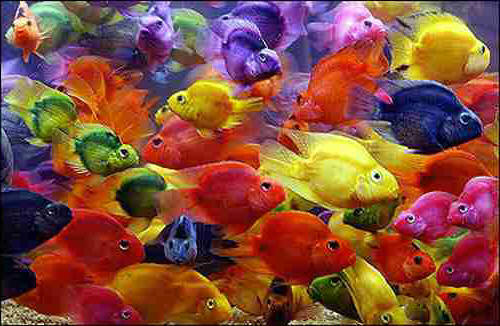
#> input picture fish.jpg, 500 x 326 px
$ python colorQuantizeMain.py   (older library calls are emulated)
#> lines starting #> are read from the running program, lines starting #| are printed output that depends on the picture
### quantizeRGB.py
import numpy as np
import matplotlib.pyplot as plt
from imageio import imread, imwrite
from scipy.cluster.vq import vq,kmeans2

#[outputImg, meanColors] = quantizeRGB(origImg, k)
#return outputImg, meanColors
def  quantizeRGB(origImg,k):
    plt.imshow(origImg)
#    print(img.shape)
    row,col,d=origImg.shape
    num_cluster=k
    dataset=np.double(np.reshape(origImg,(row*col,d)))
    meanColors=np.zeros((k*d))
    #labels=np.zeros()
    meanColors,labels=kmeans2(dataset,num_cluster,iter=500,minit='random')
    outputImg=np.zeros((row,col,d),dtype='uint8')
    labels=np.reshape(labels,(row,col))
    for i in range(0,row):
        for j in range(0,col):
                #outputImg[i,j,d]=centroid[labels[i,j],:]
                outputImg[i,j,0]=meanColors[labels[i,j],0]
                #print(outputImg[i,j,0])
                outputImg[i,j,1]=meanColors[labels[i,j],1]
                outputImg[i,j,2]=meanColors[labels[i,j],2]
    plt.figure()
    return outputImg,meanColors

### quantizeHSV.py
import numpy as np
import matplotlib.pyplot as plt
from imageio import imread, imwrite
from scipy.cluster.vq import vq,kmeans2
from skimage.color import rgb2hsv,hsv2rgb
import matplotlib.colors as matColor
import copy
#[outputImg, meanHues] = quantizeHSV(origImg, k)

def quantizeHSV(origImg,k):

    row,col,d=origImg.shape
    num_cluster=k
    HSVimg=matColor.rgb_to_hsv(origImg)
    dataset=np.reshape(HSVimg,(row*col,d))
    hueImg=np.double(dataset[:,0])
    meanHues, labels = kmeans2(hueImg, k)
    outputImg = HSVimg.copy()
    for i in range(row):
        for j in range(col):
            #print("i=",i,"j=",j)
            distance=np.abs(meanHues-outputImg[i][j][0])
            min=np.argmin(distance)
            outputImg[i,j,0]=meanHues[min]
    meanHues = meanHues.flatten()
    outputImg = matColor.hsv_to_rgb(outputImg)
    return outputImg,meanHues


# [7 lines that do not run on import are left out]

### computeQuantizationError.py

import matplotlib.pyplot as plt
import quantizeRGB
from imageio import imread, imwrite
import numpy as np
import copy
from scipy.cluster.vq import vq,kmeans2
import quantizeHSV

#function [error] = computeQuantizationError(origImg,quantizedImg)
def computeQuantizationError(origImg,quantizedImg):
    row,col,_=origImg.shape
    SSD= 0.0
    for i in range(row):
        for j in range(col):
            flat_ori= origImg[i][j].flatten().astype(np.int)
            flat_quanti= quantizedImg[i][j].flatten().astype(np.int)
            error = np.linalg.norm(flat_ori - flat_quanti)
            SSD=error**2 +SSD
    return SSD.astype(np.int64)

# [10 lines that do not run on import are left out]

### getHueHists.py
import matplotlib.pyplot as plt
import numpy as np
from skimage.color import rgb2hsv
#import quantizeHSV
from imageio import imread, imwrite
from scipy.cluster.vq import kmeans,vq
import copy
#[histEqual, histClustered, HSV] = getHueHists(im, k)
def getHueHist(im,k):
    row,col,d=im.shape
    #get the hsvImg
    hsvImg=np.double(rgb2hsv(im))
    hsvImg=hsvImg.reshape(row*col,3)
    #draw the hist of hsvImg
    flat_hsv=hsvImg[:,0]
    hue_range=(0.0,1.0)
    bins=np.zeros(k+1)
    for i in range(1,k+1):
        bins[i]=(1/k)*i
    [histimg_value,hist_bin] = np.histogram(flat_hsv,bins=bins,range=hue_range)
    #get the hist of quantizeHSV img
    quanti_hist=np.zeros(k) #build an array contain the number of pix in the same cluster
    meanHues,labels=kmeans(flat_hsv,k)
    distance=np.zeros(row*col)#compute the distance, find the closet meanHues
    for i in range(row*col):
        distance=(np.abs(meanHues-flat_hsv[i]))
        minIndex=np.argmin(distance)
        quanti_hist[minIndex]=quanti_hist[minIndex]+1
    return [[histimg_value,hist_bin],quanti_hist]


# [14 lines that do not run on import are left out]

### colorQuantizeMain.py
import numpy as np
import matplotlib.pyplot as plt
from imageio import imread, imwrite
from scipy.cluster.vq import vq,kmeans2
import quantizeHSV
import quantizeRGB
import computeQuantizationError
import getHueHists

if __name__ == "__main__":
    img=imread('fish.jpg')
#> img is the input picture: shape (326, 500, 3); mean R, G, B 132.5, 77.5, 60.6
    k=3
    #the result of (a)
    RGB_quantize_img,meanColor=quantizeRGB.quantizeRGB(img,k)
#> in quantizeRGB, `meanColors,labels=kmeans2(dataset,num_cluster,iter=500,minit='random')`: meanColors = [[182.5, 156.4, 122.8], [154.4, 58.19, 25.52], [58.26, 41.56, 62.09]]
#> in quantizeRGB, `labels=np.reshape(labels,(row,col))`:
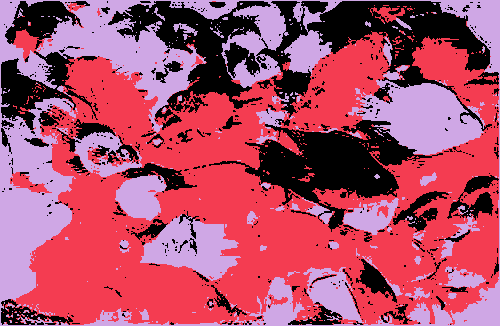
#> labels: shape (326, 500) int32; 3 distinct labels, from 0 to 2; one colour per label, 0 black
#> after the loop in quantizeRGB, `for i in range(0,row):`:
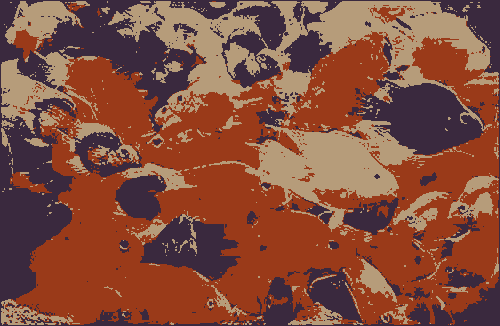
#> outputImg: shape (326, 500, 3); mean of channels 0, 1, 2 132.1, 77.2, 60.1; drawn as R, G, B
#> meanColor has the same summary as meanColors in quantizeRGB
    plt.subplot(221)
    plt.title("RGB  Quantization Image(k=3)")
    plt.imshow(RGB_quantize_img)
    #the result of (b)
    HSV_quantize_img,meanHue=quantizeHSV.quantizeHSV(img, k)
#> in quantizeHSV, `HSVimg=matColor.rgb_to_hsv(origImg)`: HSVimg: shape (326, 500, 3) float32; mean of channels 0, 1, 2 0.4, 0.7, 143
#> in quantizeHSV, `meanHues, labels = kmeans2(hueImg, k)`: meanHues = [0.692, 0.0877, 0.938]
#> after the loop in quantizeHSV, `for i in range(row):`: outputImg: shape (326, 500, 3) float32; mean of channels 0, 1, 2 0.4, 0.7, 143
#> in quantizeHSV, `outputImg = matColor.hsv_to_rgb(outputImg)`:
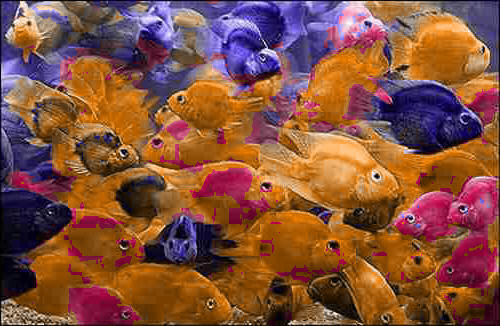
#> outputImg: shape (326, 500, 3) float32; mean R, G, B 132.6, 81.4, 61.6
#> meanHue = [0.692, 0.0877, 0.938]
    plt.subplot(222)
    plt.title("HSV Quantization Image(k=3)")
    plt.imshow(HSV_quantize_img)
    #compute error
    RGB_error=computeQuantizationError.computeQuantizationError(img,RGB_quantize_img)
#> after the loop in computeQuantizationError, `for i in range(row):`: SSD = 721357513
#> RGB_error = 721357513
    HSV_error=computeQuantizationError.computeQuantizationError(img,HSV_quantize_img)
#> HSV_error = 216189399
    print("The ssd of RGB:",RGB_error)
#| The ssd of RGB: 721357513
    print("The ssd of HSV:",HSV_error)
#| The ssd of HSV: 216189399
    #histogram
    [histimg, histQuanti] = getHueHists.getHueHist(img, k)
#> in getHueHist, `hsvImg=np.double(rgb2hsv(im))`: hsvImg: shape (326, 500, 3) float64; mean of channels 0, 1, 2 0.366, 0.703, 0.561
#> in getHueHist, `[histimg_value,hist_bin] = np.histogram(flat_hsv,bins=bins,range=hue_r..`: histimg_value = [98230, 11635, 53135]; hist_bin = [0, 0.333, 0.667, 1]
#> in getHueHist, `meanHues,labels=kmeans(flat_hsv,k)`: meanHues = [0.0877, 0.692, 0.938]; labels = 0.0539
#> the loop in getHueHist, `for i in range(row*col):` made 163000 passes
#> (distance, minIndex) on passes 1 to 3: ([0.579, 0.0252, 0.271], 1), ([0.614, 0.0101, 0.236], 1), ([0.629, 0.0251, 0.221], 1)
#> after the loop in getHueHist, `for i in range(row*col):`: quanti_hist = [99296, 36014, 27690]
#> histimg = [[98230, 11635, 53135], [0, 0.333, 0.667, 1]]; histQuanti = [99296, 36014, 27690]
    # computer the hue hist
    gap = (1 / k)
    center = histimg[1][1:] - gap / 2  # the center point
#> center = [0.167, 0.5, 0.833]
    plt.subplot(223)
    plt.title("histogram of img(k=3)")
    plt.bar(center, histimg[0], width=gap)
    #plt.imshow()
    # compute the second img
    centerQuanti = np.arange(k) + 1
    plt.subplot(224)
    plt.bar(centerQuanti, histQuanti, width=1.0)
    plt.title("histogram of quantization img(k=3)")
    plt.suptitle("Result_for_quetion_1_k=3.png")
    plt.savefig("Result_for_quetion_1_k=3.png")
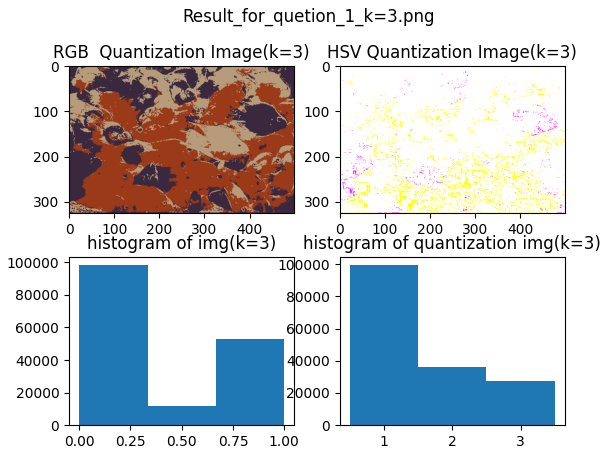
#> figure drawn by matplotlib, 4 panels; panel 3: tallest bar 98230 high, from x = -2.78e-17 to 0.333; panel 4: tallest bar 99296 high, from x = 0.5 to 1.5
    plt.show()
